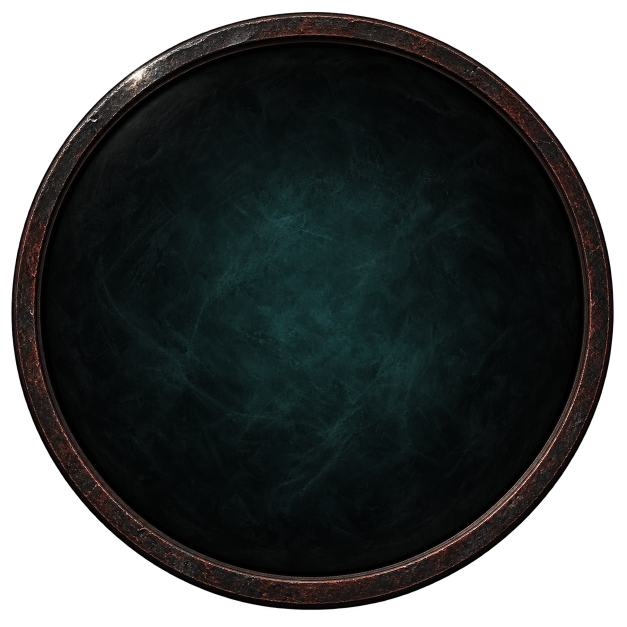
#> input picture dm/ios/Sources/ControlArt/dm_mobile_socket.png, 1254 x 1254 px (shown at 1/2 size)
$ python gen_icons.py ../../ios/Sources/ControlArt/dm_mobile_socket.png ../../ios/Sources/ControlArt/dm_mobile_socket.png
#> lines starting #> are read from the running program, lines starting #| are printed output that depends on the picture
#!/usr/bin/env python3
# 从 iOS 的 App 图标生成 Android 各密度启动图标（复用同一份美术，不另做一套）。
# 源：dm/ios/Assets.xcassets/AppIcon.appiconset/AppIcon1024.png（1024×1024，iOS 的 App Store 规格）
# 出：<res>/mipmap-{mdpi,hdpi,xhdpi,xxhdpi,xxxhdpi}/ic_launcher.png
#
# 为什么是"构建时生成"而不是把 PNG 提交进仓库：与仓库里其它原版衍生资源同一个惯例（见 dm/README.md
# 「从你的游戏文件生成资源」）——生成物不进版本库，只留生成脚本。图标本身是 1024² 的源图，各处密度都由它缩出来，
# 提交五份冗余 PNG 只会让 diff 变脏。
#
# Generate the Android launcher icons at every density from the iOS app icon (reuse the same artwork, not a second set).
# Source: dm/ios/Assets.xcassets/AppIcon.appiconset/AppIcon1024.png (1024x1024, the iOS App Store spec)
# Output: <res>/mipmap-{mdpi,hdpi,xhdpi,xxhdpi,xxxhdpi}/ic_launcher.png
#
# Why generate at build time instead of committing the PNGs: same convention as the other assets derived from the original
# game (see dm/README.md, "Generate assets from your game files") -- generated files stay out of the repository and only the
# generator is kept. The artwork is one 1024^2 source and every density is a downscale of it; committing five redundant PNGs
# would only make the diffs dirty.
import os
import sys

from PIL import Image, ImageDraw

# Android 各密度下启动图标的边长（48dp）：
# 48dp @ mdpi 1x = 48, hdpi 1.5x = 72, xhdpi 2x = 96, xxhdpi 3x = 144, xxxhdpi 4x = 192
# The launcher icon edge length at each Android density (48dp):
# 48dp @ mdpi 1x = 48, hdpi 1.5x = 72, xhdpi 2x = 96, xxhdpi 3x = 144, xxxhdpi 4x = 192
DENSITIES = [
    ("mdpi", 48),
    ("hdpi", 72),
    ("xhdpi", 96),
    ("xxhdpi", 144),
    ("xxxhdpi", 192),
]


def main(argv):
    if len(argv) != 3:
        sys.exit("用法：gen_icons.py <AppIcon1024.png> <res 目录>")
    src, res = argv[1], argv[2]
    if not os.path.isfile(src):
        sys.exit(f"缺源图：{src}")

    img = Image.open(src).convert("RGBA")
#> img is the input picture: PIL image 1254x1254 RGBA; mean R, G, B, A 11.8, 15.1, 14.9, 181.3
    if img.size != (1024, 1024):
        # 不硬要求正好 1024：只报一句，照常按 1024 的口径缩（图标是方形，边长不同也能用）
        # Do not require exactly 1024: note it and scale by the 1024 spec anyway (the icon is square, another edge works too)
        print(f"注意：源图是 {img.size[0]}x{img.size[1]}，非 1024x1024，仍按目标密度缩")
#| 注意：源图是 1254x1254，非 1024x1024，仍按目标密度缩

    written = 0
    for name, px in DENSITIES:
        out_dir = os.path.join(res, f"mipmap-{name}")
        os.makedirs(out_dir, exist_ok=True)
        # LANCZOS：缩小时质量最好，不会像 NEAREST/BILINEAR 那样把细密的哥特纹路缩糊
        # LANCZOS: best quality when downscaling; NEAREST/BILINEAR would smear the fine gothic detail
        img.resize((px, px), Image.LANCZOS).save(os.path.join(out_dir, "ic_launcher.png"), optimize=True)
        # 同一尺寸再出一张圆形版，给 android:roundIcon 用（见下面的 make_round）
        # A round variant at the same size goes to android:roundIcon (see make_round below)
        make_round(img, px).save(os.path.join(out_dir, "ic_launcher_round.png"), optimize=True)
        written += 1
#> this loop made 5 passes
#> pass 1, in main, `img.resize((px, px), Image.LANCZOS).save(os.path.join(out_dir, "ic_lau..`:
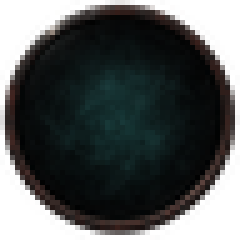
#> saved as ic_launcher.png: PIL image 48x48 RGBA (shown 5 times larger); mean R, G, B, A 14.6, 16.5, 16.2, 181.3; transparent parts drawn white
#> pass 1, in make_round, `canvas = canvas.crop((off, off, off + S, off + S))`:
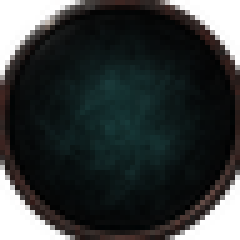
#> canvas: PIL image 48x48 RGBA (shown 5 times larger); mean R, G, B, A 15.2, 18.9, 18.6, 214.4; transparent parts drawn white
#> after the loop, written = 5
    print(f"启动图标：{written} 档密度（方+圆各一张）→ {res}")
#| 启动图标：5 档密度（方+圆各一张）→ ../../ios/Sources/ControlArt/dm_mobile_socket.png


def make_round(img, px):
    """把方图做成圆形图标：整张源图先放大到 1/0.90，再从中心裁出 S×S，最后套圆形遮罩。四角透明，边缘无接缝。

    这里是几版试出来的结论，写下来免得以后又试一遍：
    - 直接把方图贴到黑圆盘上（logo 缩到 72%）→ 圆的中间会露出一个**方块边界**：源图的背景是近黑
      (9,6,6)，比纯黑 (0,0,0) 亮，两者交界一眼可见。这是最丑的一版，别用。
    - 直接圆裁不缩放 → 主体（四角尖顶）对角跨度约 645px > 内切圆半径 512px，尖顶被切掉。
    - 放大到 1/0.90 再裁 → 背景一直延伸到圆外，没有方块边界；内容整体缩到 90%，MOBILE 字样与
      四角尖顶都还完整。这是采用的一版（90% 是拿 86/90/94/100 四档比出来的：86% 太挤边、
      94% 开始切尖顶）。

    Turn the square artwork into a round icon: scale the whole source up to 1/0.90, crop S x S from the centre, then apply
    a circular mask. Transparent corners, no seam at the rim.

    These are the variants that were tried, recorded so nobody has to try them again:
    - Pasting the square onto a black disc (logo at 72%) shows a SQUARE SEAM through the middle of the circle: the source
      background is near-black (9,6,6) and reads clearly against pure black (0,0,0). The ugliest variant; do not use it.
    - A straight circular crop with no scaling cuts the main subject (the spires at the corners, ~645px diagonal) because it
      exceeds the inscribed circle's 512px radius.
    - Scaling to 1/0.90 before cropping lets the background run all the way out to the rim with no seam, while the content sits
      at 90% and keeps both the MOBILE lettering and the corner spires intact. This is the variant used (90% came from
      comparing 86/90/94/100: 86% crowds the edge, 94% starts clipping the spires).
    """
    S = px
    # 放大后的画布边长。用 round 而非 int，免得小尺寸下 1/0.9 被截断成整数后留出 1px 透明边。
    # Canvas edge after scaling. round, not int, so that on small sizes 1/0.9 does not truncate and leave a 1px transparent rim.
    big = max(S, int(round(S / 0.90)))
    canvas = Image.new("RGBA", (big, big), (0, 0, 0, 255))   # 纯黑垫底，只在放大后仍盖不满时可见 | solid black backing
    canvas.paste(img.resize((big, big), Image.LANCZOS), (0, 0))
    off = (big - S) // 2
    canvas = canvas.crop((off, off, off + S, off + S))

    # 圆形遮罩：用 4x 超采样画圆再缩回来，边缘才有抗锯齿（直接画椭圆边缘是硬台阶）
    # Circular mask: draw at 4x and downscale so the rim is antialiased (a directly drawn ellipse has hard steps)
    ss = 4
    m = Image.new("L", (S * ss, S * ss), 0)
    ImageDraw.Draw(m).ellipse((0, 0, S * ss - 1, S * ss - 1), fill=255)
    m = m.resize((S, S), Image.LANCZOS)

    out = Image.new("RGBA", (S, S), (0, 0, 0, 0))
    out.paste(canvas, (0, 0), m)
    return out


if __name__ == "__main__":
    main(sys.argv)
